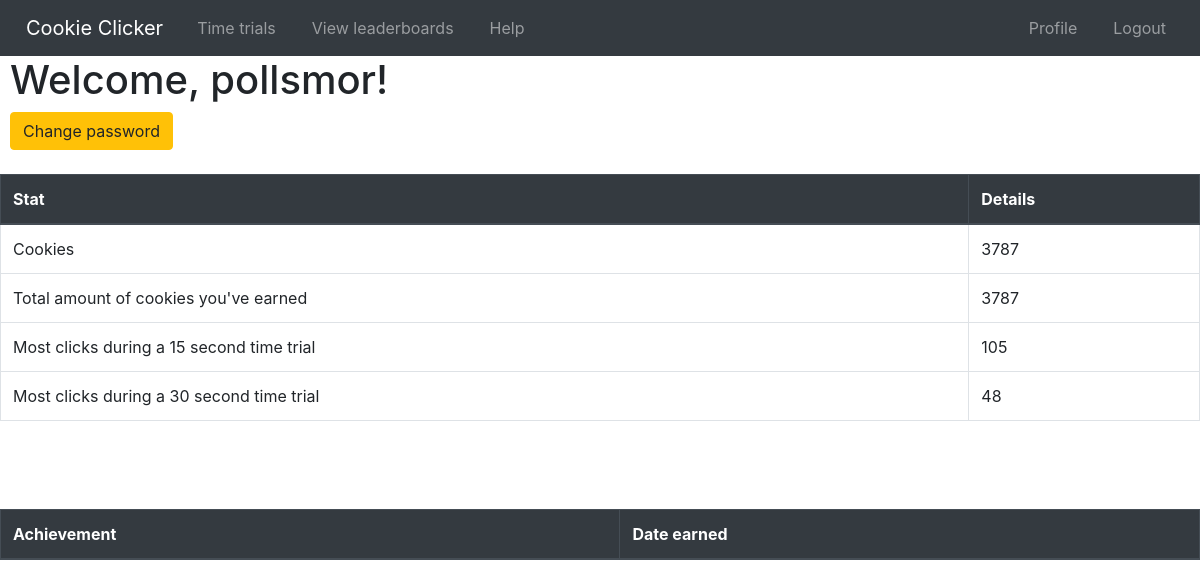
Screenshot of /profile (signed in) with the database file from the repository.
### tables this page shows
CREATE TABLE accounts(
            username TEXT,
            password TEXT,
            clicks INTEGER,
            total_clicks INTEGER,
            perk_0_lvl INTEGER,
            perk_1_lvl INTEGER,
            achievements_earned_ids TEXT,
            trial_15_sec INTEGER,
            trial_30_sec INTEGER
        );

### app.py (the view)
@app.route('/profile')
@login_required
def profile():
	username = session['username']
	cookies = db_ops.get_clicks(username) # a tuple, index 0 is cookies, index 1 is total_cookies
	trials = db_ops.get_trial_data(username) #same here
	return render_template("profile.html",
		name = username, cookies = cookies[0], total_cookies = cookies[1],
		trial_15_sec = trials[0], trial_30_sec = trials[1])

### app.py (called while the page is built)
def login_required(f):
    @wraps(f)
    def wrap(*args, **kwargs):
        if 'username' in session:
            return f(*args, **kwargs)
        else:
            session['prev_url'] = url_for(f"{f.__name__}")
            return redirect(url_for('home'))
    return wrap

### utl/db_ops.py (called while the page is built)
def get_clicks(username):
    db = sqlite3.connect(DB_FILE)
    c = db.cursor()
    c.execute("SELECT clicks FROM accounts WHERE username = (?)", (username,))
    cookies = c.fetchall()[0][0]
    c.execute("SELECT total_clicks FROM accounts WHERE username = (?)", (username,))
    total_cookies = c.fetchall()[0][0]
    db.close()
    return cookies, total_cookies

def get_trial_data(username):
    db = sqlite3.connect(DB_FILE)
    c = db.cursor()
    c.execute("SELECT trial_15_sec FROM accounts WHERE username = (?)", (username,))
    trial_15_sec = c.fetchall()[0][0]
    c.execute("SELECT trial_30_sec FROM accounts WHERE username = (?)", (username,))
    trial_30_sec = c.fetchall()[0][0]
    db.close()
    return trial_15_sec, trial_30_sec

### templates/profile.html
{% extends "base.html" %}
{% block content %}
  <h1>Welcome, {{ name }}! </h1>
  <a href="/changepw" class="btn btn-warning">Change password</a>
  <br><br>
  <table class="table table-hover table-bordered">
    <thead class="thead-dark"><tr>
      <th>Stat</th>
      <th>Details</th>
    </tr></thead>
    <tr>
      <td>Cookies</td>
      <td>{{ cookies }}</td>
    </tr>
    <tr>
      <td>Total amount of cookies you've earned</td>
      <td>{{ total_cookies }}</td>
    </tr>
    <tr>
      <td>Most clicks during a 15 second time trial</td>
      <td>{{ trial_15_sec }}</td>
    </tr>
    <tr>
      <td>Most clicks during a 30 second time trial</td>
      <td>{{ trial_30_sec }}</td>
    </tr>
  </table>
  <br><br><br>
  <table class="table table-hover table-bordered">
    <thead class="thead-dark"><tr>
      <th>Achievement</th>
      <th>Date earned</th>
  </table>
{% endblock content %}

### static/styles/mystyle.css (style rules this page uses)
html, body { min-height: 100%; }
body { height: 100vh; }
h1, h2, h3, h4, h5, th, td, form, p, .btn-warning, a { margin-left: 10px; margin-right: 10px; }

### rows the page displays
accounts: username "pollsmor", clicks "3787", total_clicks "3787"

### other values shown
{{ trial_15_sec }} "105"
{{ trial_30_sec }} "48"
